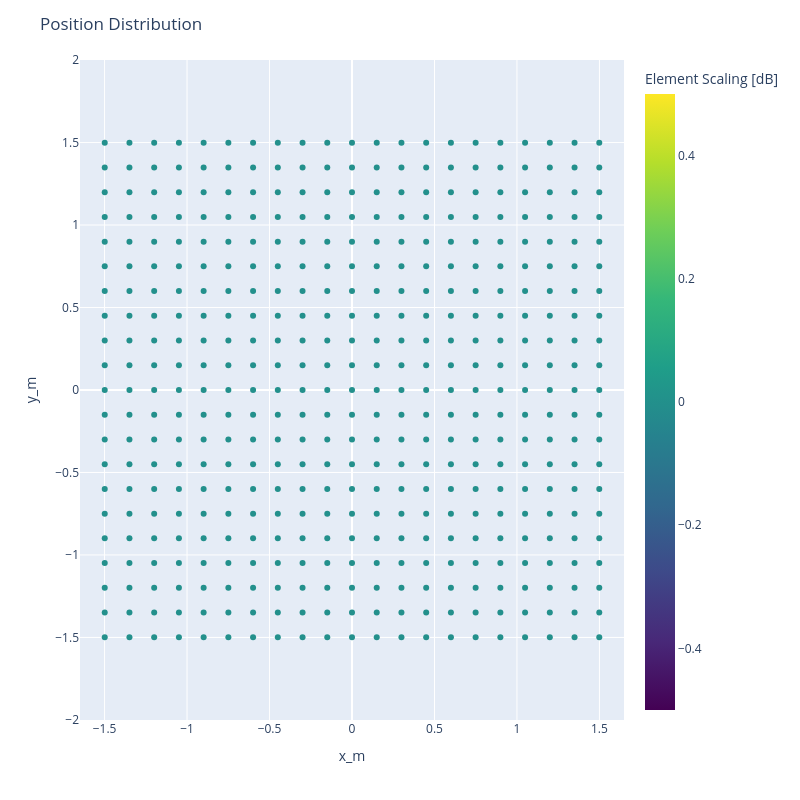

The cell this chart's notebook holds for it:
### Markdown cell above
### Array Element Weights

### Code cell
array_geometry.plot.geometry()

### Figure 1 — Plotly figure (JSON) as saved in the notebook; plotly's stock layout.template omitted (floating-point values rounded to 4 significant figures; data arrays with more than 128 entries replaced by an {"elided": "..."} marker saying what was removed)
{"data": [{"hovertemplate": "x_m=%{x}<br>y_m=%{y}<br>Element Amplifier Gain (Decibel)=%{marker.color}<extra></extra>", "legendgroup": "", "marker": {"color": {"elided": "441 int values"}, "coloraxis": "coloraxis", "symbol": "circle"}, "mode": "markers", "name": "", "orientation": "v", "showlegend": false, "type": "scatter", "x": {"elided": "441 float values"}, "xaxis": "x", "y": {"elided": "441 float values"}, "yaxis": "y"}], "layout": {"coloraxis": {"colorbar": {"title": {"text": "Element Scaling [dB]"}}, "colorscale": [[0, "#440154"], [0.1111, "#482878"], [0.2222, "#3e4989"], [0.3333, "#31688e"], [0.4444, "#26828e"], [0.5556, "#1f9e89"], [0.6667, "#35b779"], [0.7778, "#6ece58"], [0.8889, "#b5de2b"], [1, "#fde725"]]}, "height": 800, "legend": {"tracegroupgap": 0}, "margin": {"t": 60}, "title": {"text": "Position Distribution"}, "width": 800, "xaxis": {"anchor": "y", "domain": [0, 1], "range": [-1.649, 1.649], "title": {"text": "x_m"}}, "yaxis": {"anchor": "x", "domain": [0, 1], "range": [-1.649, 1.649], "scaleanchor": "x", "title": {"text": "y_m"}}}}
